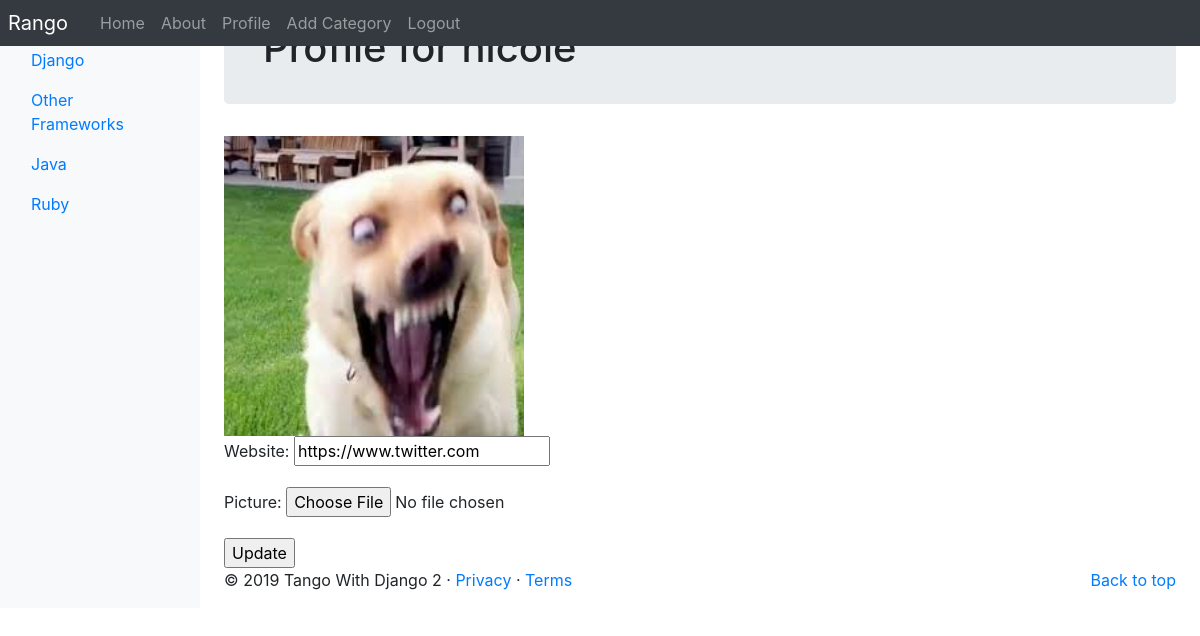
/rango/profile/nicole/ (signed in), run on the app's committed database.
### rango/models.py (models this page shows, shortened)
class Category(models.Model):
    name = models.CharField(max_length=128, unique=True)
    views = models.IntegerField(default=0)
    likes = models.IntegerField(default=0)
    slug = models.SlugField(blank=True, unique=True)
    class Meta:
        verbose_name_plural = 'Categories'

class UserProfile(models.Model):
    user = models.OneToOneField(User, on_delete=models.CASCADE)
    website = models.URLField(blank=True)
    picture = models.ImageField(upload_to='profile_images', blank=True)

### rango/views.py (the view, shortened to what this page needs)
# urls.py: path('profile/<username>/', views.profile, name='profile'),
@login_required
def profile(request, username):
    try:
        user = User.objects.get(username=username)
    except User.DoesNotExist:
        return redirect('index')
    userprofile = UserProfile.objects.get_or_create(user=user)[0]
    form = UserProfileForm(
        {'website': userprofile.website, 'picture': userprofile.picture})
    return render(request, 'rango/profile.html',
        {'userprofile': userprofile, 'selecteduser': user, 'form': form})

### rango/forms.py
class UserProfileForm(forms.ModelForm):
    website = forms.URLField(required=False)
    picture = forms.ImageField(required=False)
    class Meta:
        model = UserProfile
        exclude = ('user',)

### rango/templatetags/rango_template_tags.py (called while the page is built)
@register.inclusion_tag('rango/cats.html')
def get_category_list(cat=None):
    return {'cats':  Category.objects.all(),
            'act_cat': cat}

### rango/templates/rango/profile.html (shortened to what this page needs)
{% extends 'rango/base.html' %}
{% load staticfiles %}
{% block body_block %}
<div class="jumbotron p-4">
    <div class="container">
         <h1 class="jumbotron-heading">Profile for {{selecteduser.username}} </h1>
    </div>
</div>
<div class="container">
    <div class="row">
        {% if userprofile.picture %}
        <img src="{{ MEDIA_URL }}{{userprofile.picture }}"
         width="300"
         height="300"
         alt="{{selecteduser.username}}" />
         {% else %}
         <img width="256" height="256" src="http://lorempixel.com/256/256/people/"/>
         {% endif %}
<br/>
</div>
</div>
<div class="container">
    <div class="row">
<div>
    {% if selecteduser.username == user.username %}
        <form method="post" action="." enctype="multipart/form-data">
            {{ form.as_p }}
            <input type="submit" value="Update" />
        </form>
    {% else %}
    <p><strong>Website:</strong> <a href="{{userprofile.website}}">
        {{userprofile.website}}</a></p>
    {% endif %}
</div>
</div>
</div>
{% endblock %}

### rango/templates/rango/cats.html (shortened to what this page needs)
<ul class="nav flex-column">
{% if cats %}
    {% for c in cats %}
    {% if c == act_cat %}
        <li class="nav-item">
        <a class="nav-link active" href="{% url 'rango:show-category' c.slug %}">
            <span data-feather="archive"></span>
                {{ c.name }}</a>
        </li>
{% else %}
<li class="nav-item">
    <a class="nav-link" href="{% url 'rango:show-category' c.slug %}">
    {{ c.name }}</a>
</li>
{% endif %}
{% endfor %}
{% else %}
<li class="nav-item">No Categories Yet!</li>
{% endif %}
</ul>

### data on the page
Category: name "Django"
Category: name "Other Frameworks"
Category: name "Java"
Category: name "Ruby"
UserProfile: picture (picture), website "https://www.twitter.com"

### other printed values
{{ selecteduser.username }} "nicole"
